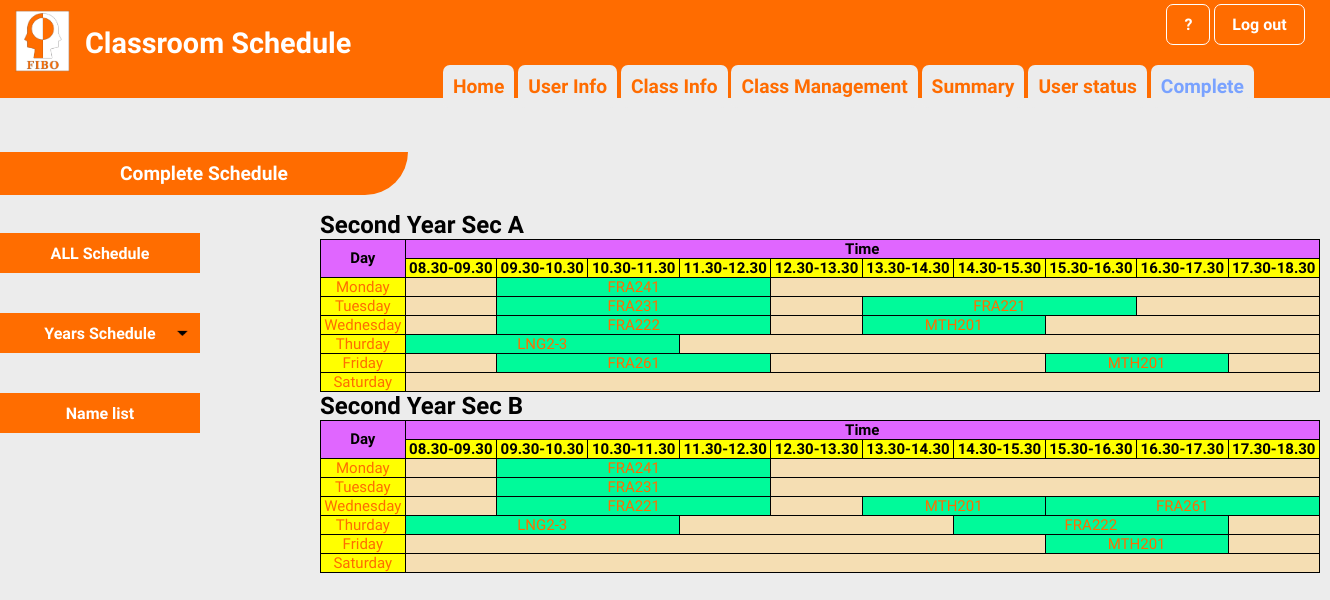
Page /admin7-b2.php on the committed database.
### tables this page shows
CREATE TABLE `table_subject_description_output` (
  `No` int(100) NOT NULL,
  `subject_level` varchar(100) NOT NULL,
  `subject_code` varchar(100) NOT NULL,
  `subject_room` varchar(100) NOT NULL,
  `subject_hour_per_week` varchar(100) NOT NULL,
  `subject_hour_per_day` varchar(100) NOT NULL,
  `subject_sec` varchar(100) NOT NULL,
  `Day` varchar(100) NOT NULL,
  `start_time` varchar(100) NOT NULL
);

### admin7-b2.php (the view, shortened to what this page needs)
<!DOCTYPE html>
<html lang="en">
  <head>
    <link rel="stylesheet" type="text/css" href="css/admin7-1.css">
    <link rel="stylesheet" type="text/css" href="css/admin7-2.css">
  </head>
<body>
  <header>
      <img src="images/FIBO_logo.jpg" width="55" height="62" style="margin-top: 10px; margin-left: 10px">
      <div style="font-size: 1.8em; margin-top: -50px; margin-left: 80px">
      <b>Classroom Schedule</b>
      </div><br><br>
      </header>
      <div style="margin-top: -94px; margin-left:87.7%">
          <a href="index.php" class="btn"><b>?</b></a>
          <a href="index.php" class="btn"><b>Log out</b></a>
      </div>
      <div style="margin-top: 20px; margin-left:33.3%">
          <a href="admin1.php" class="btn1"><b>Home</b></a>
          <a href="admin2.php" class="btn1"><b>User Info</b></a>
          <a href="admin3.php" class="btn1"><b>Class Info</b></a>
          <a href="admin4.php" class="btn1"><b>Class Management</b></a>
          <a href="admin5.php" class="btn1"><b>Summary</b></a>
          <a href="admin6.php" class="btn1"><b>User status</b></a>
          <a href="admin7.php" class="btn1"style=" color: #79a2ff"><b>Complete</b></a>
      </div>
      <div style="margin-top: 25px;">
          <br><b class="topics">Complete Schedule</b>
      </div><br><br>
        <ul id="navbar">
                <li><a href="admin7.php"style ="
                    background-color:#ff6d00;"><b>ALL Schedule</b></a>
                <li><a href="admin7-1.php" style ="background: url(images/arrow.png);
                    background-repeat: no-repeat;
                    background-size: 25px;
                    background-position: right center;
                    background-color:#ff6d00"><b>Years Schedule</b></a>
                </li>
                <li><a href="admin7-2.php"style ="
                    background-repeat: no-repeat;
                    background-size: 25px;
                    background-position: right center;
                    background-color:#ff6d00;
                    margin-top : -0.5px"><b>Name list</b></a>
                </li>
            </ul>
        <div  style="margin-top: -300px; margin-left: 320px" class="show">
        <h1>Second Year Sec A</h1>
        <table>
            <tr class="head">
                <th rowspan="2">
                    Day
                </th>
                <th colspan="10">
                    Time
                </th>
            </tr>
            <tr  class="head-time">
                <th>
                    08.30-09.30
                </th>
                <th>
                    09.30-10.30
                </th>
                <th>
                    10.30-11.30
                </th>
                <th>
                    11.30-12.30
                </th>
                <th>
                    12.30-13.30
                </th>
                <th>
                    13.30-14.30
                </th>
                <th>
                    14.30-15.30
                </th>
                <th>
                    15.30-16.30
                </th>
                <th>
                    16.30-17.30
                </th>
                <th>
                    17.30-18.30
                </th>
            </tr>
            <tr>
                <td style="background-color: yellow">
                    Monday
                </td>
                <?php
                    createTable("2", "A", "0");
                ?>
            </tr>
            <tr>
                <td style="background-color: yellow">
                    Tuesday
                </td>
                <?php
                    createTable("2", "A", "1");
                ?>
            </tr>
            <tr>
                <td style="background-color: yellow">
                    Wednesday
                </td>
                <?php
                    createTable("2", "A", "2");
                ?>
            </tr>
            <tr>
                <td style="background-color: yellow">
                    Thurday
                </td>
                <?php
                    createTable("2", "A", "3");
                ?>
            </tr>
            <tr>
                <td style="background-color: yellow">
                    Friday
                </td>
                <?php
                    createTable("2", "A", "4");
                ?>
            </tr>
            <tr>
                <td style="background-color: yellow">
                    Saturday
                </td>
            </tr>
            </table>
            <h1>Second Year Sec B</h1>
            <table>
            <tr class="head">
                <th rowspan="2">
                    Day
                </th>
                <th colspan="10">
                    Time
                </th>
            </tr>
            <tr  class="head-time">
                <th>
                    08.30-09.30
                </th>
                <th>
                    09.30-10.30
                </th>
                <th>
                    10.30-11.30
                </th>
                <th>
                    11.30-12.30
                </th>
                <th>
                    12.30-13.30
                </th>
                <th>
                    13.30-14.30
                </th>
                <th>
                    14.30-15.30
                </th>
                <th>
                    15.30-16.30
                </th>
                <th>
                    16.30-17.30
                </th>
                <th>
                    17.30-18.30
                </th>
            </tr>
            <tr>
                <td style="background-color: yellow">
                    Monday
                </td>
                <?php
                    createTable("2", "B", "0");
                ?>
            </tr>
            <tr>
                <td style="background-color: yellow">
                    Tuesday
                </td>
                <?php
                    createTable("2", "B", "1");
                ?>
            </tr>
            <tr>
                <td style="background-color: yellow">
                    Wednesday
                </td>
                <?php
                    createTable("2", "B", "2");
                ?>
            </tr>
            <tr>
                <td style="background-color: yellow">
                    Thurday
                </td>
                <?php
                    createTable("2", "B", "3");
                ?>
            </tr>
            <tr>
                <td style="background-color: yellow">
                    Friday
                </td>
                <?php
                    createTable("2", "B", "4");
                ?>
            </tr>
            <tr>
                <td style="background-color: yellow">
                    Saturday
                </td>
            </tr>
            </table>
  </body>
</html>
<?php
    function createTable($year, $sec, $day) {
        require 'dbconfig/config.php';
        $count = 0;
        $check1 = 0;
        $check2 = 0;
        $check3 = 0;
        $run = "SELECT * FROM `table_subject_description_output` ORDER BY `table_subject_description_output`.`start_time` ASC";
        $smyData = mysqli_query($con, $run);
        while($row = mysqli_fetch_array($smyData)) {
            $hour = (int)$row['subject_hour_per_day'];
            $time = (int)$row['start_time'];
            if($row['subject_level'] == $year ) {
                if($row['subject_sec'] == $sec || $row['subject_sec'] == "AB") {
                    if($row['Day'] == $day){
                        if($time == 99) {
                            echo "<td style='background-color: wheat;' colspan='10'></td>";
                        }
                        else if($time >= 0) {
                            $count = $count + 1;
                            if($count == 1) {
                                if($time == 0) {
                                    echo "<td style='background-color: #00FA9A' colspan='$hour'>" . $row['subject_code'] . "</td>";
                                    $check1 = $check1 + $hour;
                                }
                                else if($time > 0) {
                                    echo "<td style='background-color: wheat;' colspan='$time'></td>";
                                    echo "<td style='background-color: #00FA9A' colspan='$hour'>" . $row['subject_code'] . "</td>";
                                    $check1 = $check1 + $time + $hour;
                                }
                            }
                            else if($count == 2) {
                                $sum = abs($check1 - 1);
                                if($time == 1) {
                                    if(abs($check1 - 1) == 0) {
                                        echo "<td style='background-color: #00FA9A' colspan='$hour'>" . $row['subject_code'] . "</td>";
                                        $check2 = $check1 + $hour + $sum;
                                    }
                                    else {
                                        echo "<td style='background-color: wheat;' colspan='$sum'></td>";
                                        echo "<td style='background-color: #00FA9A' colspan='$hour'>" . $row['subject_code'] . "</td>";
                                        $check2 = $check1 + $hour + abs($check1 - 1);
                                    }
                                }
                                else if($time == 5) {
                                    $sum = abs($check1 - 5);
                                    if(abs($check1 - 5) == 0) {
                                        echo "<td style='background-color: #00FA9A' colspan='$hour'>" . $row['subject_code'] . "</td>";
                                        $check2 = $check1 + $hour + $sum;
                                    }
                                    else {
                                        echo "<td style='background-color: wheat;' colspan='$sum'></td>";
                                        echo "<td style='background-color: #00FA9A' colspan='$hour'>" . $row['subject_code'] . "</td>";
                                        $check2 = $check1 + $hour + $sum;
                                    }
                                }
                                else if($time == 6) {
                                    $sum = abs($check1 - 6);
                                    if(abs($check1 - 6) == 0) {
                                        echo "<td style='background-color: #00FA9A' colspan='$hour'>" . $row['subject_code'] . "</td>";
                                        $check2 = $check1 + $hour + $sum;
                                    }
                                    else {
                                        echo "<td style='background-color: wheat;' colspan='$sum'></td>";
                                        echo "<td style='background-color: #00FA9A' colspan='$hour'>" . $row['subject_code'] . "</td>";
                                        $check2 = $check1 + $hour + $sum;
                                    }
                                }
                                else if($time == 7) {
                                    $sum = abs($check1 - 7);
                                    if(abs($check1 - 7) == 0) {
                                        echo "<td style='background-color: #00FA9A' colspan='$hour'>" . $row['subject_code'] . "</td>";
                                        $check2 = $check1 + $hour + $sum;
                                    }
                                    else {
                                        echo "<td style='background-color: wheat;' colspan='$sum'></td>";
                                        echo "<td style='background-color: #00FA9A' colspan='$hour'>" . $row['subject_code'] . "</td>";
                                        $check2 = $check1 + $hour + $sum;
                                    }
                                }
                            }
                            else if($count == 3) {
                                if($time == 1) {
                                    $sum = abs($check2 - 1);
                                    if(abs($check2 - 1) == 0) {
                                        echo "<td style='background-color: #00FA9A' colspan='$hour'>" . $row['subject_code'] . "</td>";
                                        $check3 = $check2 + $hour + $sum;
                                    }
                                    else {
                                        echo "<td style='background-color: wheat;' colspan='$sum'></td>";
                                        echo "<td style='background-color: #00FA9A' colspan='$hour'>" . $row['subject_code'] . "</td>";
                                        $check3 = $check2 + $hour + $sum;
                                    }
                                }
                                else if($time == 7) {
                                    $sum = abs($check2 - 7);
                                    if(abs($check2 - 7) == 0) {
                                        echo "<td style='background-color: #00FA9A' colspan='$hour'>" . $row['subject_code'] . "</td>";
                                        $check3 = $check2 + $hour + $sum;
                                    }
                                    else {
                                        echo "<td style='background-color: wheat;' colspan='$sum'></td>";
                                        echo "<td style='background-color: #00FA9A' colspan='$hour'>" . $row['subject_code'] . "</td>";
                                        $check3 = $check2 + $hour + $sum;
                                    }
                                }
                            }
                        }
                    }
                }
            }
        }
        $total = $check3;
        $total = 10 - $total;
        if($total != 0) {
            echo "<td style='background-color: wheat;' colspan='10-$total'></td>";
        }
    }
?>

### rows in the picture
table_subject_description_output: subject_code "FRA241"
table_subject_description_output: subject_code "FRA231"
table_subject_description_output: subject_code "FRA221"
table_subject_description_output: subject_code "FRA222"
table_subject_description_output: subject_code "MTH201"
table_subject_description_output: subject_code "LNG2-3"
table_subject_description_output: subject_code "FRA261"
table_subject_description_output: subject_code "MTH201"
table_subject_description_output: subject_code "FRA221"
table_subject_description_output: subject_code "FRA261"
table_subject_description_output: subject_code "FRA222"
